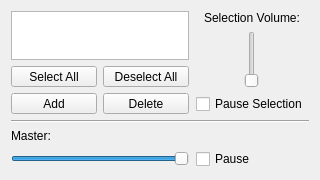
<ui version="4.0" >
 <class>BackgroundCtrlUi</class>
 <widget class="QWidget" name="BackgroundCtrlUi" >
  <property name="geometry" >
   <rect>
    <x>0</x>
    <y>0</y>
    <width>320</width>
    <height>180</height>
   </rect>
  </property>
  <property name="sizePolicy" >
   <sizepolicy vsizetype="Fixed" hsizetype="Fixed" >
    <horstretch>0</horstretch>
    <verstretch>0</verstretch>
   </sizepolicy>
  </property>
  <property name="minimumSize" >
   <size>
    <width>320</width>
    <height>180</height>
   </size>
  </property>
  <property name="maximumSize" >
   <size>
    <width>320</width>
    <height>180</height>
   </size>
  </property>
  <layout class="QGridLayout" >
   <item row="0" column="0" >
    <widget class="QListView" name="m_effectList" >
     <property name="selectionMode" >
      <enum>QAbstractItemView::ExtendedSelection</enum>
     </property>
     <property name="selectionBehavior" >
      <enum>QAbstractItemView::SelectRows</enum>
     </property>
    </widget>
   </item>
   <item rowspan="2" row="0" column="1" >
    <layout class="QVBoxLayout" >
     <item>
      <widget class="QLabel" name="label_2" >
       <property name="text" >
        <string>Selection Volume:</string>
       </property>
       <property name="alignment" >
        <set>Qt::AlignCenter</set>
       </property>
      </widget>
     </item>
     <item>
      <layout class="QHBoxLayout" >
       <item>
        <widget class="QSlider" name="m_selectionVolSld" >
         <property name="sizePolicy" >
          <sizepolicy vsizetype="Expanding" hsizetype="Fixed" >
           <horstretch>0</horstretch>
           <verstretch>0</verstretch>
          </sizepolicy>
         </property>
         <property name="maximum" >
          <number>100</number>
         </property>
         <property name="orientation" >
          <enum>Qt::Vertical</enum>
         </property>
        </widget>
       </item>
      </layout>
     </item>
     <item>
      <layout class="QHBoxLayout" >
       <item>
        <spacer>
         <property name="orientation" >
          <enum>Qt::Horizontal</enum>
         </property>
         <property name="sizeType" >
          <enum>QSizePolicy::Minimum</enum>
         </property>
         <property name="sizeHint" >
          <size>
           <width>1</width>
           <height>20</height>
          </size>
         </property>
        </spacer>
       </item>
       <item>
        <widget class="QCheckBox" name="m_selectionMuteChk" >
         <property name="text" >
          <string>Pause Selection</string>
         </property>
        </widget>
       </item>
       <item>
        <spacer>
         <property name="orientation" >
          <enum>Qt::Horizontal</enum>
         </property>
         <property name="sizeType" >
          <enum>QSizePolicy::Minimum</enum>
         </property>
         <property name="sizeHint" >
          <size>
           <width>1</width>
           <height>20</height>
          </size>
         </property>
        </spacer>
       </item>
      </layout>
     </item>
    </layout>
   </item>
   <item row="1" column="0" >
    <layout class="QGridLayout" >
     <item row="0" column="0" >
      <widget class="QPushButton" name="m_selectAllBtn" >
       <property name="text" >
        <string>Select All</string>
       </property>
      </widget>
     </item>
     <item row="0" column="1" >
      <widget class="QPushButton" name="m_deselectAllBtn" >
       <property name="text" >
        <string>Deselect All</string>
       </property>
      </widget>
     </item>
     <item row="1" column="0" >
      <widget class="QPushButton" name="m_addBtn" >
       <property name="text" >
        <string>Add</string>
       </property>
      </widget>
     </item>
     <item row="1" column="1" >
      <widget class="QPushButton" name="m_deleteBtn" >
       <property name="text" >
        <string>Delete</string>
       </property>
      </widget>
     </item>
    </layout>
   </item>
   <item row="2" column="0" colspan="2" >
    <widget class="Line" name="line" >
     <property name="sizePolicy" >
      <sizepolicy vsizetype="Fixed" hsizetype="Expanding" >
       <horstretch>0</horstretch>
       <verstretch>0</verstretch>
      </sizepolicy>
     </property>
     <property name="orientation" >
      <enum>Qt::Horizontal</enum>
     </property>
    </widget>
   </item>
   <item row="3" column="0" >
    <widget class="QLabel" name="label_3" >
     <property name="sizePolicy" >
      <sizepolicy vsizetype="Maximum" hsizetype="Maximum" >
       <horstretch>0</horstretch>
       <verstretch>0</verstretch>
      </sizepolicy>
     </property>
     <property name="text" >
      <string>Master:</string>
     </property>
    </widget>
   </item>
   <item row="4" column="0" >
    <widget class="QSlider" name="m_globalVolSld" >
     <property name="sizePolicy" >
      <sizepolicy vsizetype="Fixed" hsizetype="Expanding" >
       <horstretch>0</horstretch>
       <verstretch>0</verstretch>
      </sizepolicy>
     </property>
     <property name="maximum" >
      <number>100</number>
     </property>
     <property name="value" >
      <number>100</number>
     </property>
     <property name="orientation" >
      <enum>Qt::Horizontal</enum>
     </property>
    </widget>
   </item>
   <item row="4" column="1" >
    <layout class="QHBoxLayout" >
     <item>
      <spacer>
       <property name="orientation" >
        <enum>Qt::Horizontal</enum>
       </property>
       <property name="sizeType" >
        <enum>QSizePolicy::Minimum</enum>
       </property>
       <property name="sizeHint" >
        <size>
         <width>1</width>
         <height>20</height>
        </size>
       </property>
      </spacer>
     </item>
     <item>
      <widget class="QCheckBox" name="m_backgroundGlobMute" >
       <property name="text" >
        <string>Pause</string>
       </property>
      </widget>
     </item>
     <item>
      <spacer>
       <property name="orientation" >
        <enum>Qt::Horizontal</enum>
       </property>
       <property name="sizeType" >
        <enum>QSizePolicy::Minimum</enum>
       </property>
       <property name="sizeHint" >
        <size>
         <width>1</width>
         <height>20</height>
        </size>
       </property>
      </spacer>
     </item>
    </layout>
   </item>
  </layout>
 </widget>
 <resources/>
 <connections/>
</ui>
